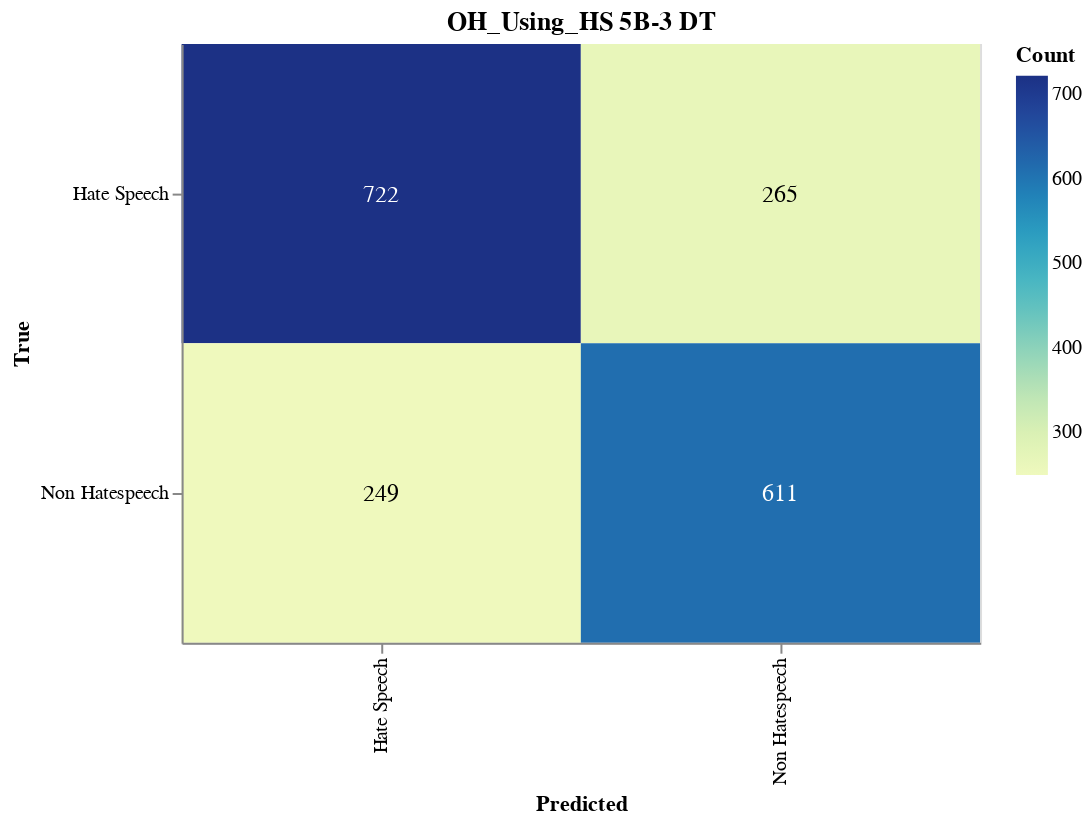

Notebook source saved alongside this figure:
### Markdown cell above
#### Save Confusion Matrix

### Code cell
import altair as alt
import pandas as pd
from sklearn.metrics import confusion_matrix

# Calculate the confusion matrix
cm = confusion_matrix(true_labels, adjusted_predictions)

# Define class names
class_names = ['Non Hatespeech', 'Hate Speech']

# Convert confusion matrix to DataFrame
cm_df = pd.DataFrame(cm, index=class_names, columns=class_names).reset_index().melt(id_vars='index')
cm_df.columns = ['True', 'Predicted', 'Count']

# Ensure the order of categories
cm_df['True'] = pd.Categorical(cm_df['True'], categories=class_names, ordered=True)
cm_df['Predicted'] = pd.Categorical(cm_df['Predicted'], categories=class_names, ordered=True)

# Create the Altair plot
heatmap = alt.Chart(cm_df).mark_rect().encode(
    x=alt.X('Predicted:O', sort=class_names),
    y=alt.Y('True:O', sort=class_names),
    color='Count:Q',
    tooltip=['True', 'Predicted', 'Count']
).properties(
    width=400,
    height=300,
    title='OH_Using_HS 5B-3 DT'
)

# Add text labels
text = heatmap.mark_text(
    align='center',
    baseline='middle',
    fontSize=12
).encode(
    text='Count:Q',
    color=alt.condition(
        alt.datum.Count > cm.max() / 2,
        alt.value('white'),
        alt.value('black')
    )
)

# Combine heatmap and text
final_chart = heatmap + text

# Display the plot
final_chart.show()

### Figure 1 — Vega-Lite specification as saved in the notebook (floating-point values rounded to 4 significant figures)
{"config": {"view": {"continuousWidth": 300, "continuousHeight": 300}}, "layer": [{"mark": {"type": "rect"}, "encoding": {"color": {"field": "Count", "type": "quantitative"}, "tooltip": [{"field": "True", "type": "ordinal"}, {"field": "Predicted", "type": "ordinal"}, {"field": "Count", "type": "quantitative"}], "x": {"field": "Predicted", "sort": ["Hate Speech", "Non Hatespeech"], "type": "ordinal"}, "y": {"field": "True", "sort": ["Hate Speech", "Non Hatespeech"], "type": "ordinal"}}, "title": "OH_Using_HS 5B-3 DT"}, {"mark": {"type": "text", "align": "center", "baseline": "middle", "fontSize": 12}, "encoding": {"color": {"condition": {"test": "(datum.Count > 361.0)", "value": "white"}, "value": "black"}, "text": {"field": "Count", "type": "quantitative"}, "tooltip": [{"field": "True", "type": "ordinal"}, {"field": "Predicted", "type": "ordinal"}, {"field": "Count", "type": "quantitative"}], "x": {"field": "Predicted", "sort": ["Hate Speech", "Non Hatespeech"], "type": "ordinal"}, "y": {"field": "True", "sort": ["Hate Speech", "Non Hatespeech"], "type": "ordinal"}}, "title": "OH_Using_HS 5B-3 DT"}], "data": {"name": "data-d7c517b37fec9586d2255afe9b9db1cc"}, "height": 300, "width": 400, "$schema": "https://vega.github.io/schema/vega-lite/v5.17.0.json", "datasets": {"data-d7c517b37fec9586d2255afe9b9db1cc": [{"True": "Hate Speech", "Predicted": "Hate Speech", "Count": 722}, {"True": "Non Hatespeech", "Predicted": "Hate Speech", "Count": 249}, {"True": "Hate Speech", "Predicted": "Non Hatespeech", "Count": 265}, {"True": "Non Hatespeech", "Predicted": "Non Hatespeech", "Count": 611}]}}
